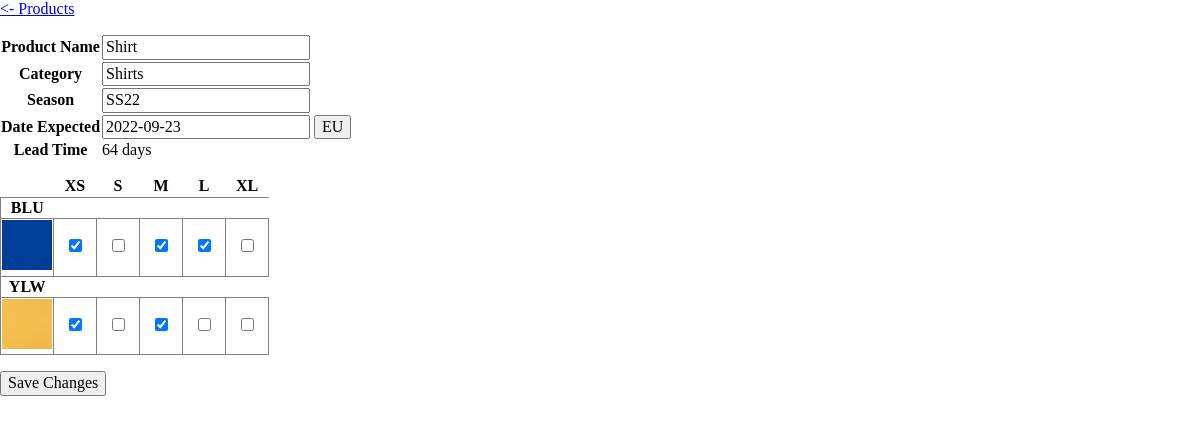
The page /product.php?product_id=1 on the database its author committed.
### tables this page shows
CREATE TABLE `products` (
  `product_id` int unsigned NOT NULL AUTO_INCREMENT,
  `product_name` text,
  `category` text,
  `season` text,
  `date_expected` datetime DEFAULT NULL,
  PRIMARY KEY (`product_id`)
);

CREATE TABLE `products_variants` (
  `variant_id` int unsigned NOT NULL AUTO_INCREMENT,
  `product_id` int unsigned DEFAULT NULL,
  `enabled` tinyint DEFAULT NULL,
  `color` text,
  `size` text,
  PRIMARY KEY (`variant_id`),
  KEY `FK_variant_product` (`product_id`),
  CONSTRAINT `FK_variant_product` FOREIGN KEY (`product_id`) REFERENCES `products` (`product_id`) ON DELETE RESTRICT ON UPDATE CASCADE
);

### models/Product.php (called while the page is built, shortened)
<?php
require_once 'ProductVariant.php';
class Product {
    public $date_expected;
    public function __construct($data) {
        $this->product_name = $data["product_name"];
        $this->category = $data["category"];
        $this->season = $data["season"];
        $this->date_expected = new DateTime($data["date_expected"]);
        $this->product_variants = ProductVariant::getProductVariantsByProductID($data["product_id"]);
    }
    public function getLeadTime() {
        return $this->date_expected->getTimestamp() - (new DateTime())->getTimeStamp();
    }
    public static function getProduct($product_id) {
        global $conn;
        $escaped_product_id = "'" . mysqli_real_escape_string($conn, $product_id) . "'";
        $sql = "SELECT * FROM products WHERE product_id = $escaped_product_id";
        $result = mysqli_query($conn, $sql);
        $products = $result->num_rows ? mysqli_fetch_all($result, MYSQLI_ASSOC) : [];
        $products = array_map(function($product) {
            return new Product($product);
        }, $products);
        return count($products) > 0 ? $products[0] : false;
    }
}

### models/ProductVariant.php (called while the page is built, shortened)
<?php
class ProductVariant {
    public function __construct($data) {
        $this->variant_id = $data["variant_id"];
        $this->enabled = $data["enabled"] ? true : false;
    }
    public static function getProductVariantsByProductID($product_id) {
        global $conn;
        $escaped_product_id = "'" . mysqli_real_escape_string($conn, $product_id) . "'";
        $sql = "SELECT * FROM products_variants WHERE product_id = $escaped_product_id";
        $result = mysqli_query($conn, $sql);
        $product_variants = $result->num_rows ? mysqli_fetch_all($result, MYSQLI_ASSOC) : [];
        $product_variants = array_map(function($product_variant) {
            return new ProductVariant($product_variant);
        }, $product_variants);
        return $product_variants;
    }
}

### product.php (the view, shortened to what this page needs)
<?php
include('includes/includes.php');
include('models/Product.php');
$product_id = $_GET["product_id"] ? $_GET["product_id"] : false;
$product = Product::getProduct($product_id);
$color_variants = ["BLU", "YLW"];
$size_variants = ["XS", "S", "M", "L", "XL"];
?>
<!DOCTYPE html>
<html lang="en">
<head>
    <link rel="stylesheet" href="https://unpkg.com/normalize.css@8.0.1/normalize.css">
    <link rel="stylesheet" href="css/product.css">
    <link rel="stylesheet" href="//code.jquery.com/ui/1.13.2/themes/base/jquery-ui.css">
</head>
<body>
    <div>
        <a href="index.php"><- Products</a>
    </div>
    <form action="api/product/update.php" method="post">
        <table id="product-details">
            <tbody>
                <tr>
                    <th>Product Name</th>
                    <td><input type="text" name="product_name" value="<?php echo htmlspecialchars($product->product_name); ?>"></td>
                </tr>
                <tr>
                    <th>Category</th>
                    <td><input type="text" name="category" value="<?php echo htmlspecialchars($product->category); ?>"></td>
                </tr>
                <tr>
                    <th>Season</th>
                    <td><input type="text" name="season" value="<?php echo htmlspecialchars($product->season); ?>"></td>
                </tr>
                <tr>
                    <th>Date Expected</th>
                    <td>
                        <input type="text" name="date_expected_picker" data-default-date="<?php echo htmlspecialchars($product->date_expected->format("Y-m-d")); ?>">
                        <button type="button" id="toggle-date-format" value = "EU">EU</button>
                    </td>
                </tr>
                <tr>
                    <th>Lead Time</th>
                    <td id="lead-time-label"><?php echo htmlspecialchars(floor($product->getLeadTime() / 60 / 60 / 24)) . " days"; ?></td>
                </tr>
            </tbody>
        </table>
        <table id="product-variant-details">
            <thead>
                <tr>
                    <th></th>
                    <th>XS</th>
                    <th>S</th>
                    <th>M</th>
                    <th>L</th>
                    <th>XL</th>
                </tr>
            </thead>
            <tbody>
                <?php foreach ($color_variants as $color_variant) { ?>
                    <tr>
                        <th><?php echo htmlspecialchars($color_variant); ?></th>
                    </tr>
                    <tr class="product-variant-details-row">
                        <th><img src="img/<?php echo htmlspecialchars($color_variant); ?>.png" alt="<?php echo htmlspecialchars($color_variant); ?>" height="50" width="50"></th>
                        <?php foreach ($size_variants as $size_variant) {
                            $current_product_variant = null;
                            foreach ($product->product_variants as $product_variant) {
                                if ($product_variant->color == $color_variant && $product_variant->size == $size_variant) {
                                    $current_product_variant = $product_variant;
                                    break;
                                }
                            }
                            ?>
                            <td>
                                <div class="variant-checkbox-container">
                                    <input type="checkbox" name="variant_enabled[<?php echo htmlspecialchars($current_product_variant->variant_id); ?>]" <?php if ($current_product_variant->enabled) echo "checked"; ?>>
                                </div>
                            </td>
                        <?php } ?>
                    </tr>
                <?php } ?>
            </tbody>
        </table>
        <button type="submit">Save Changes</button>
    </form>
</body>
</html>

### css/product.css (style rules this page uses)
table { border-collapse: collapse; }
#product-details { margin: 1rem 0; }
#product-variant-details { margin: 1rem 0; }
#product-variant-details thead th { border-bottom: 1px solid gray; }
#product-variant-details tbody th { border-left: 1px solid gray; }
.product-variant-details-row td { width: 40px; }
.product-variant-details-row td, .product-variant-details-row th { border-top: 1px solid gray; border-bottom: 1px solid gray; border-right: 1px solid gray; }
.variant-checkbox-container { text-align: center; vertical-align: middle; }

### rows shown on the page
products: product_name "Shirt", category "Shirts", season "SS22", floor($product->getLeadTime()/60/60/24) "64"
products_variants: enabled "☑"
products_variants: enabled "☑"
products_variants: enabled "☑"
products_variants: enabled "☑"
products_variants: enabled "☑"

### other values the page prints
$color_variant "BLU"
$color_variant "YLW"
